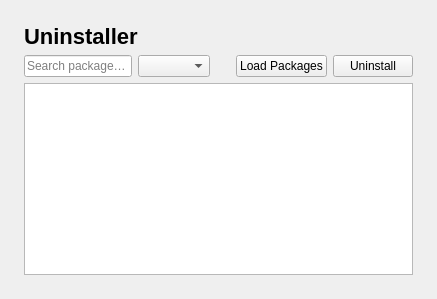
<?xml version="1.0" encoding="UTF-8"?>
<ui version="4.0">
 <class>UninstallerPage</class>
 <widget class="QWidget" name="UninstallerPage">
  <layout class="QVBoxLayout">
   <property name="leftMargin"><number>24</number></property><property name="topMargin"><number>24</number></property><property name="rightMargin"><number>24</number></property><property name="bottomMargin"><number>24</number></property>
   <item><widget class="QLabel"><property name="text"><string>Uninstaller</string></property><property name="styleSheet"><string>font-size: 22px; font-weight: bold;</string></property></widget></item>
   <item>
    <layout class="QHBoxLayout">
     <item><widget class="QLineEdit" name="searchEdit"><property name="placeholderText"><string>Search packages...</string></property></widget></item>
     <item><widget class="QComboBox" name="managerCombo"/></item>
     <item><widget class="QLabel" name="statusLabel"><property name="text"><string></string></property></widget></item>
     <item><spacer><property name="orientation"><enum>Qt::Horizontal</enum></property></spacer></item>
     <item><widget class="QPushButton" name="loadButton"><property name="text"><string>Load Packages</string></property></widget></item>
     <item><widget class="QPushButton" name="removeButton"><property name="text"><string>Uninstall</string></property><property name="objectName"><string>dangerButton</string></property></widget></item>
    </layout>
   </item>
   <item><widget class="QTableView" name="packageTable"/></item>
  </layout>
 </widget>
</ui>
